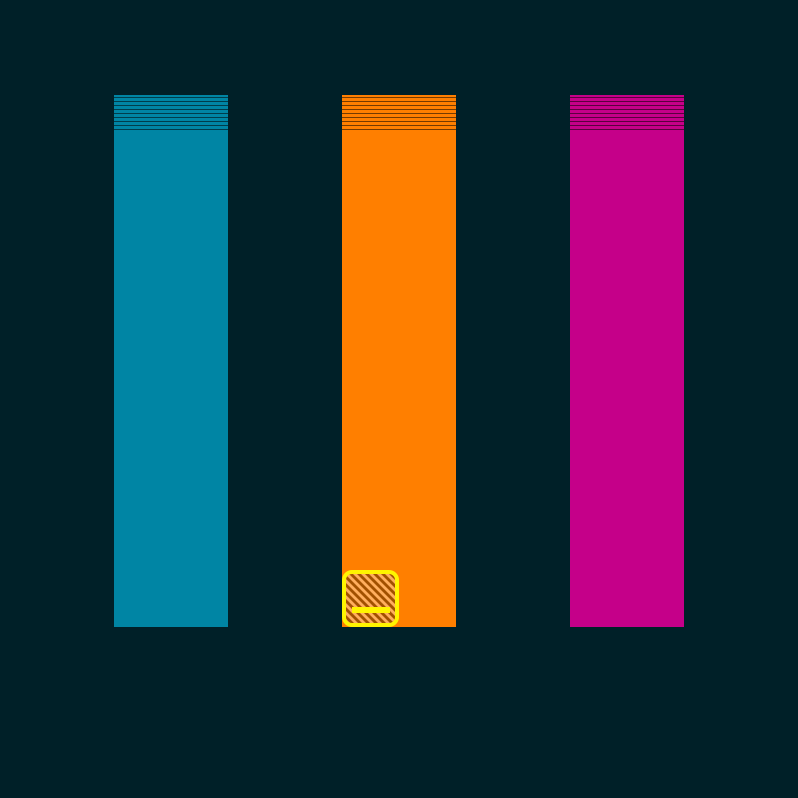

The image is a tile-based game level rendered from a .tmx file. Its description and source (layers, tilesets, objects; grid data summarised) follow:
An orthogonal 14x42 tile map with 57x19 px tiles, 2 tile layers (Bricks, Powerups), 3 tilesets.

<map version="1.0" orientation="orthogonal" renderorder="left-up" width="14" height="42" tilewidth="57" tileheight="19" backgroundcolor="#002028" nextobjectid="10">
 <properties>
  <property name="FinalBallSpeedPercentageIncrease" type="int" value="25" />
 </properties>
 <tileset firstgid="1" name="Bricks" tilewidth="114" tileheight="38" tilecount="18" columns="0">
  <tile id="0">
   <properties>
    <property name="HitsToDestroy" type="int" value="1" />
   </properties>
   <image width="114" height="38" source="../../../../SourceImages/Game/Brick-A1.png" />
  </tile>
  <tile id="1">
   <properties>
    <property name="HitsToDestroy" type="int" value="2" />
   </properties>
   <image width="114" height="38" source="../../../../SourceImages/Game/Brick-A2.png" />
  </tile>
  <tile id="2">
   <properties>
    <property name="HitsToDestroy" type="int" value="1" />
   </properties>
   <image width="114" height="38" source="../../../../SourceImages/Game/Brick-B1.png" />
  </tile>
  <tile id="3">
   <properties>
    <property name="HitsToDestroy" type="int" value="2" />
   </properties>
   <image width="114" height="38" source="../../../../SourceImages/Game/Brick-B2.png" />
  </tile>
  <tile id="4">
   <properties>
    <property name="HitsToDestroy" type="int" value="1" />
   </properties>
   <image width="114" height="38" source="../../../../SourceImages/Game/Brick-C1.png" />
  </tile>
  <tile id="5">
   <properties>
    <property name="HitsToDestroy" type="int" value="2" />
   </properties>
   <image width="114" height="38" source="../../../../SourceImages/Game/Brick-C2.png" />
  </tile>
  <tile id="6">
   <properties>
    <property name="HitsToDestroy" type="int" value="1" />
   </properties>
   <image width="114" height="38" source="../../../../SourceImages/Game/Brick-D1.png" />
  </tile>
  <tile id="7">
   <properties>
    <property name="HitsToDestroy" type="int" value="2" />
   </properties>
   <image width="114" height="38" source="../../../../SourceImages/Game/Brick-D2.png" />
  </tile>
  <tile id="8">
   <properties>
    <property name="HitsToDestroy" type="int" value="-1" />
   </properties>
   <image width="114" height="38" source="../../../../SourceImages/Game/Brick-E1.png" />
  </tile>
  <tile id="9">
   <properties>
    <property name="HitsToDestroy" type="int" value="1" />
   </properties>
   <image width="57" height="19" source="../../../../SourceImages/Game/SmallBrick-A1.png" />
  </tile>
  <tile id="10">
   <properties>
    <property name="HitsToDestroy" type="int" value="2" />
   </properties>
   <image width="57" height="19" source="../../../../SourceImages/Game/SmallBrick-A2.png" />
  </tile>
  <tile id="11">
   <properties>
    <property name="HitsToDestroy" type="int" value="1" />
   </properties>
   <image width="57" height="19" source="../../../../SourceImages/Game/SmallBrick-B1.png" />
  </tile>
  <tile id="12">
   <properties>
    <property name="HitsToDestroy" type="int" value="2" />
   </properties>
   <image width="57" height="19" source="../../../../SourceImages/Game/SmallBrick-B2.png" />
  </tile>
  <tile id="14">
   <properties>
    <property name="HitsToDestroy" type="int" value="1" />
   </properties>
   <image width="57" height="19" source="../../../../SourceImages/Game/SmallBrick-C1.png" />
  </tile>
  <tile id="15">
   <properties>
    <property name="HitsToDestroy" type="int" value="2" />
   </properties>
   <image width="57" height="19" source="../../../../SourceImages/Game/SmallBrick-C2.png" />
  </tile>
  <tile id="16">
   <properties>
    <property name="HitsToDestroy" type="int" value="1" />
   </properties>
   <image width="57" height="19" source="../../../../SourceImages/Game/SmallBrick-D1.png" />
  </tile>
  <tile id="17">
   <properties>
    <property name="HitsToDestroy" type="int" value="2" />
   </properties>
   <image width="57" height="19" source="../../../../SourceImages/Game/SmallBrick-D2.png" />
  </tile>
  <tile id="18">
   <properties>
    <property name="HitsToDestroy" type="int" value="-1" />
   </properties>
   <image width="57" height="19" source="../../../../SourceImages/Game/SmallBrick-E1.png" />
  </tile>
 </tileset>
 <tileset firstgid="20" name="Powerups" tilewidth="57" tileheight="57" tilecount="6" columns="0">
  <tile id="0">
   <properties>
    <property name="PowerupType" type="int" value="3" />
   </properties>
   <image width="57" height="57" source="../../../../SourceImages/Game/PowerupFireball.png" />
  </tile>
  <tile id="1">
   <properties>
    <property name="PowerupType" type="int" value="1" />
   </properties>
   <image width="57" height="57" source="../../../../SourceImages/Game/PowerupLargerPaddle.png" />
  </tile>
  <tile id="2">
   <properties>
    <property name="PowerupType" type="int" value="2" />
   </properties>
   <image width="57" height="57" source="../../../../SourceImages/Game/PowerupMultiBall.png" />
  </tile>
  <tile id="3">
   <properties>
    <property name="PowerupType" type="int" value="4" />
   </properties>
   <image width="57" height="57" source="../../../../SourceImages/Game/PowerupBullets.png" />
  </tile>
  <tile id="4">
   <properties>
    <property name="PowerupType" type="int" value="5" />
   </properties>
   <image width="57" height="57" source="../../../../SourceImages/Game/PowerupRockets.png" />
  </tile>
  <tile id="5">
   <properties>
    <property name="PowerupType" type="int" value="6" />
   </properties>
   <image width="38" height="38" source="../../../../SourceImages/Game/LifeUp.png" />
  </tile>
 </tileset>
 <tileset firstgid="23" name="Wormholes" tilewidth="114" tileheight="110" tilecount="1" columns="0">
  <tile id="1">
   <properties>
    <property name="WorkholeType" type="int" value="2" />
   </properties>
   <image width="57" height="57" source="../../../../SourceImages/Game/WormholeOut.png" />
  </tile>
 </tileset>
 <layer name="Bricks" width="14" height="42">
  <data>[588 cells, 42 non-empty, 6 distinct tile ids]</data>
 </layer>
 <layer name="Powerups" width="14" height="42">
  <data>[588 cells, 1 non-empty, 1 distinct tile ids]</data>
 </layer>
</map>
